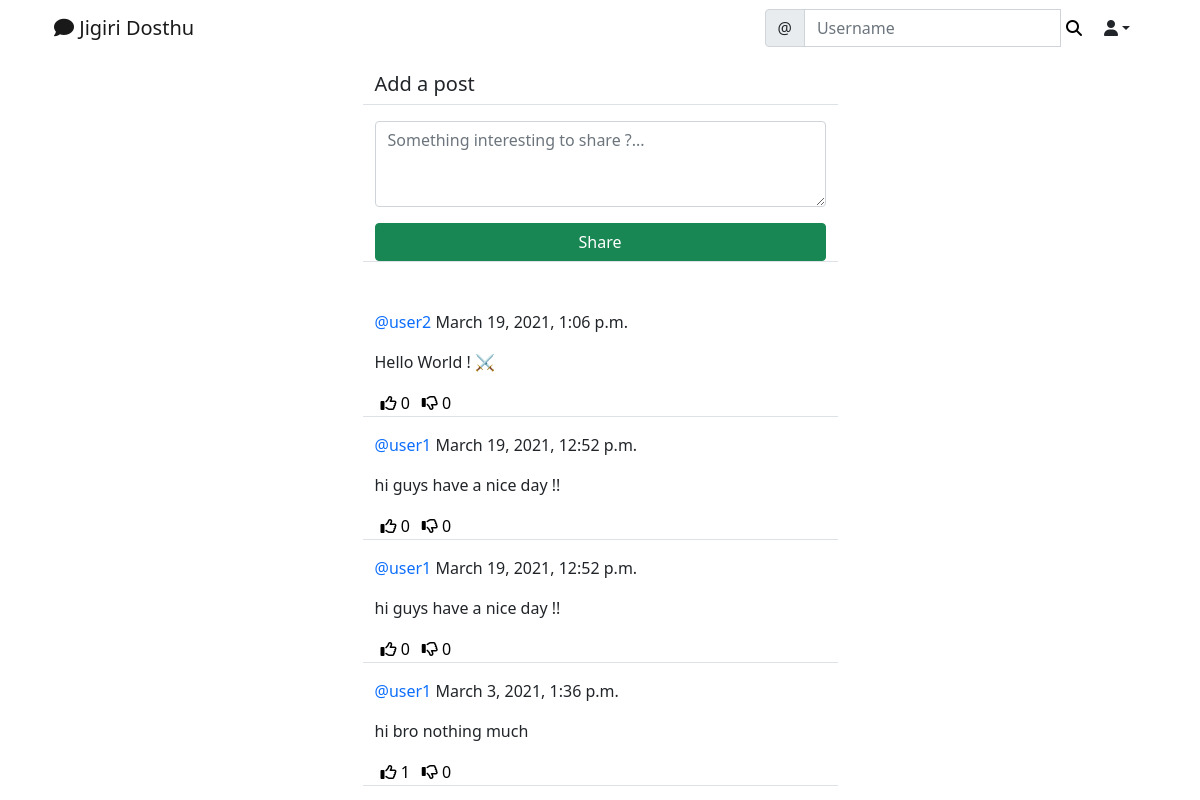
/social/ (signed in), run on the app's committed database.
### social/models.py (models this page shows)
class Post(models.Model):
    body = models.TextField()
    created_on = models.DateTimeField(default=timezone.now)
    author = models.ForeignKey(User, on_delete=models.CASCADE)
    likes = models.ManyToManyField(User, blank=True, related_name='likes')
    dislikes = models.ManyToManyField(User, blank=True, related_name='dislikes')

### social/views.py (the view, shortened to what this page needs)
# urls.py: path('', PostListView.as_view(), name='post-list'),
class PostListView(LoginRequiredMixin, View):
    def get(self, request, *args, **kwargs):
        loggedin_user = request.user
        posts = Post.objects.filter(
            author__profile__followers__in = [loggedin_user.id]
        ).order_by('-created_on')
        form = PostForm()
        context = {
            'post_list': posts,
            'form': form,
        }
        return render(request, 'social/post_list.html', context)

### social/forms.py
class PostForm(forms.ModelForm):
    body = forms.CharField(
        label='',
        widget=forms.Textarea(attrs={
            'rows': 3,
            'placeholder': 'Something interesting to share ?...'
        })
    )
    class Meta:
        model = Post
        fields = ['body']

### social/templates/social/post_list.html (shortened to what this page needs)
{%extends 'landing/base.html'%}
{% load crispy_forms_tags %}
{% block content %}
<div class='container'>
    <div class='row justify-content-center mt-3'>
        <div class='col-md-5 col-sm-12 border-bottom'>
            <h5>Add a post</h5>
        </div>
    </div>
    <div class='row justify-content-center mt-3 mb-5'>
        <div class='col-md-5 col-sm-12 border-bottom'>
            <form method='POST'>
                {{ form | crispy }}
                <div class='d-grid gap-2'>
                    <button class='btn btn-success mt-3'>Share</button>
                </div>
            </form>
        </div>
    </div>
    {% for post in post_list %}
    <div class='row justify-content-center mt-3'>
        <div class='col-md-5 col-sm-12 border-bottom position-relative'>
            <p><a style="text-decoration: none;" class="text-primary" href="{% url 'profile' post.author.profile.pk %}">@{{ post.author }}</a> {{ post.created_on }}</p>
            <div class="position-relative">
                <p>{{ post.body }}</p>
            </div>
            <div class="d-flex flex-row">
                <form method="POST" action="{% url 'like' post.pk %}">
                    <button style="background-color: transparent; border: none; box-shadow: none;" type="submit"><i class="far fa-thumbs-up"></i> <span>{{ post.likes.all.count }}</span></button>
                </form>
                <form method="POST" action="{% url 'dislike' post.pk %}">
                    <button style="background-color: transparent; border: none; box-shadow: none;" type="submit"><i class="far fa-thumbs-down"></i> <span>{{ post.dislikes.all.count }}</span></button>
                </form>
            </div>
        </div>
    </div>
    {% endfor %}
</div>
{% endblock content %}

### data on the page
Post: author "user2", created_on "March 19, 2021, 1:06 p.m.", body "Hello World ! ⚔️", likes.all.count "0", dislikes.all.count "0"
Post: author "user1", created_on "March 19, 2021, 12:52 p.m.", body "hi guys have a nice day !!", likes.all.count "0", dislikes.all.count "0"
Post: author "user1", created_on "March 19, 2021, 12:52 p.m.", body "hi guys have a nice day !!", likes.all.count "0", dislikes.all.count "0"
Post: author "user1", created_on "March 3, 2021, 1:36 p.m.", body "hi bro nothing much", likes.all.count "1", dislikes.all.count "0"
